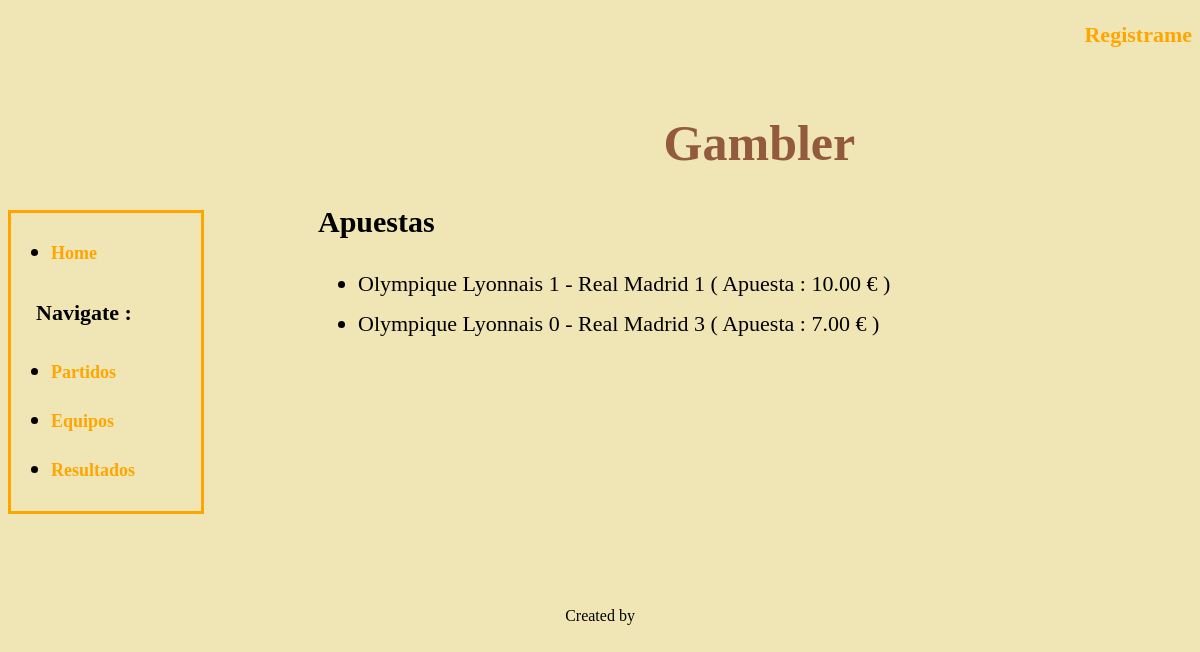
/gambler/partido/5/, run on the app's committed database.
### gambler/models.py (models this page shows, shortened)
class Apuesta(models.Model):
    user = models.ForeignKey(User)
    partido = models.ForeignKey(Partido, related_name='apuestas')
    apuesta = models.DecimalField(max_digits=11, decimal_places=2)
    resultado = models.ForeignKey(Resultado)

class Partido(models.Model):
    jornada = models.IntegerField()
    equipoLocal = models.ForeignKey(Equipo, related_name='equipo_local')
    equipoVisitante = models.ForeignKey(Equipo, related_name='equipo_visitante')
    cuota = models.DecimalField(max_digits=3, decimal_places=2, default=1)
    fecha = models.DateField(default=date.today)
    resultado = models.ForeignKey(Resultado)

class Equipo(models.Model):
    nombreEquipo = models.TextField()

class Resultado(models.Model):
    golLocal = models.IntegerField(default=-1)
    golVisitante = models.IntegerField(default=-1)

### gambler/views.py (the view)
class PartidoDetail(DetailView, ConnegResponseMixin):
    model = Partido
    template_name = 'gambler/partidos_detail.html'
    def get_context_data(self, **kwargs):
        context = super(PartidoDetail, self).get_context_data(**kwargs)
        return context

### gambler/views.py (called while the page is built)
    def render_to_response(self, context, **kwargs):
        if 'extension' in self.kwargs:
            try:
                objects = [self.object]
            except AttributeError:
                objects = self.object_list
            if self.kwargs['extension'] == 'json':
                return self.render_json_object_response(objects=objects)
            elif self.kwargs['extension'] == 'xml':
                return self.render_xml_object_response(objects=objects)
        else:
            return super(ConnegResponseMixin, self).render_to_response(context)

### gambler/templates/gambler/partidos_detail.html (shortened to what this page needs)
{% extends "gambler/base.html" %}
{% block content %}
<h2>
    Apuestas
</h2>
<ul>
    {% for apuesta in partido.apuestas.all %}
        <li>{{ apuesta.partido.equipoLocal.nombreEquipo }} {{ apuesta.resultado.golLocal }} - {{ apuesta.partido.equipoVisitante.nombreEquipo }} {{ apuesta.resultado.golVisitante }} ( Apuesta :  {{ apuesta.apuesta }} € ) </li>
    {% empty %}
        <li>Disculpa pero por el momento no tenemos registrado ninguas apuestas para este partido.</li>
    {% endfor %}
</ul>
{% endblock %}
{% block footer %}
    Created by {{ partido.user }}
{% endblock %}

### gambler/static/style/base.css (style rules this page uses)
* { background: rgba(240,230,181,1); }
h2 { font-size: 30px; }
ul li { padding-top:7px; padding-bottom:7px; text-decoration:none; font-size: 22px; }

### data on the page
Apuesta: partido.equipoLocal.nombreEquipo "Olympique Lyonnais", resultado.golLocal "1", partido.equipoVisitante.nombreEquipo "Real Madrid", resultado.golVisitante "1", apuesta "10.00"
Apuesta: partido.equipoLocal.nombreEquipo "Olympique Lyonnais", resultado.golLocal "0", partido.equipoVisitante.nombreEquipo "Real Madrid", resultado.golVisitante "3", apuesta "7.00"
